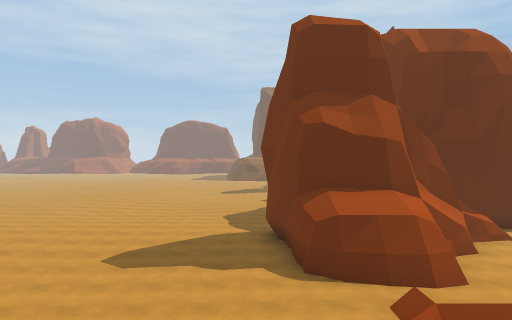
View 1 (above)

23 first-person views from a walk through a scene from a Unity 3-D project. The camera is 1.2 m above the floor, looks level and sees 70° across. The floor is counted in squares, 2 m on a side. Each view is taken from the middle of a square. On the plan, view 1 faces up. The plan holds only what a view shows up to about 10 squares ahead; the rest is blank. The place goes on beyond the plan. The player character is not drawn.

View 2
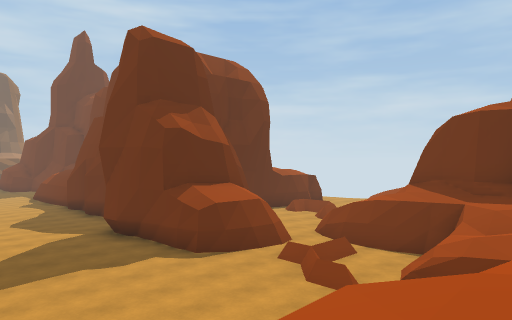

View 3
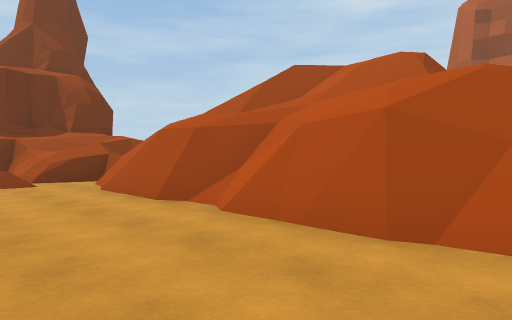

View 4
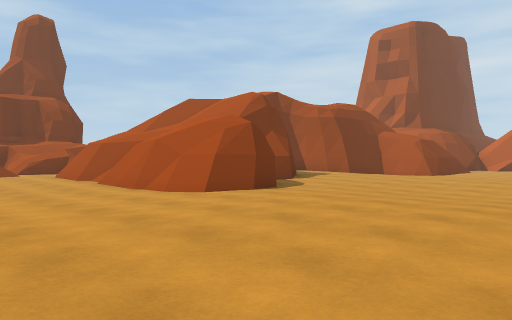

View 5
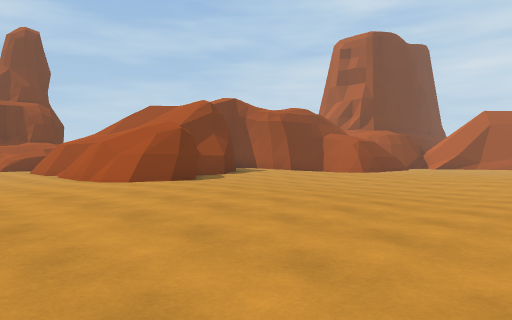

View 6
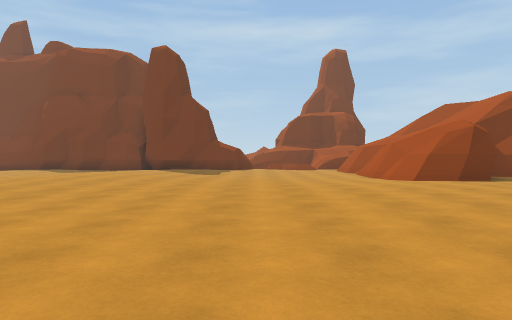

View 7
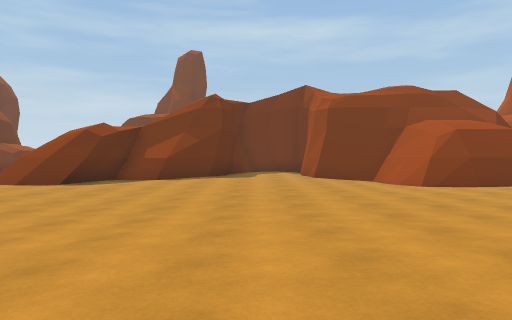

View 8
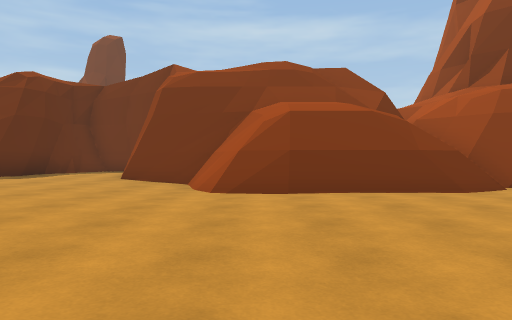

View 9
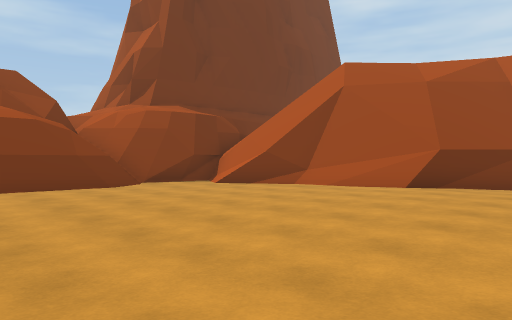

View 10
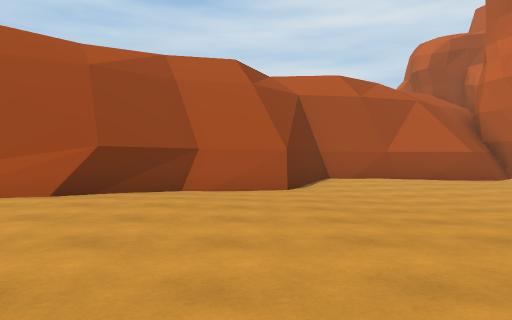

View 11
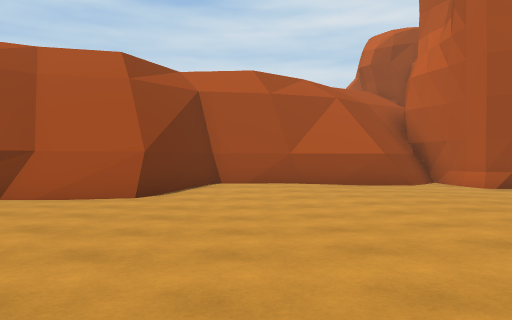

View 12
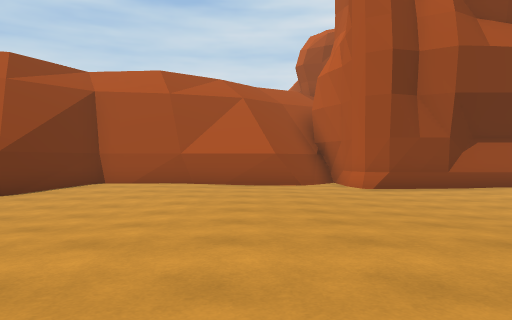

View 13
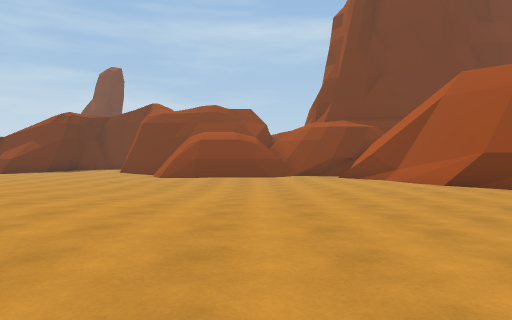

View 14
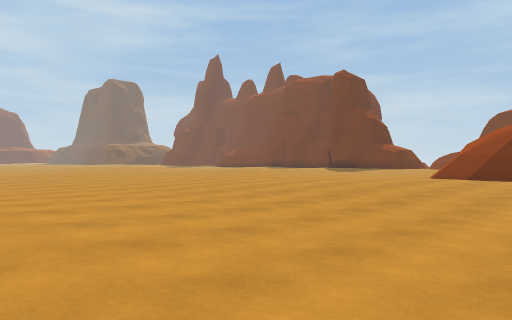

View 15
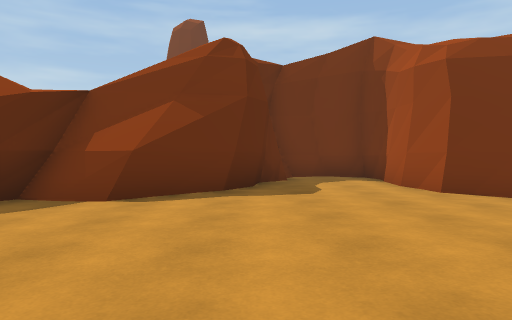

View 16
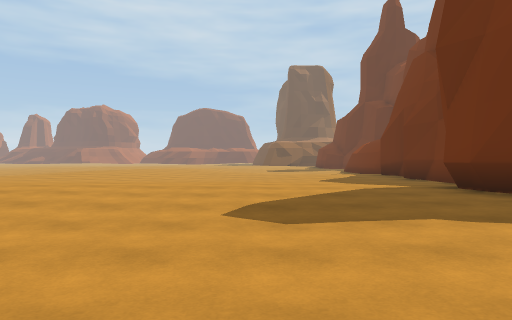

View 17
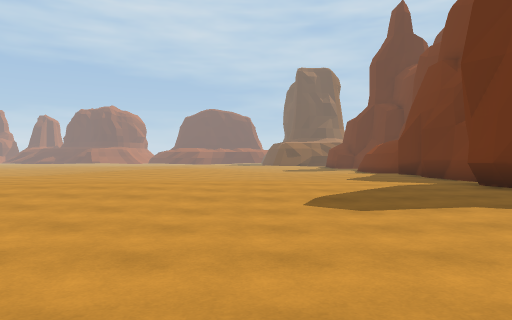

View 18
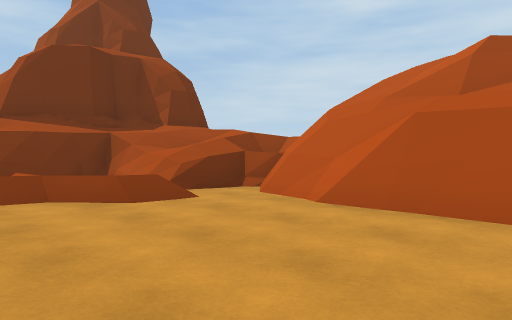

View 19
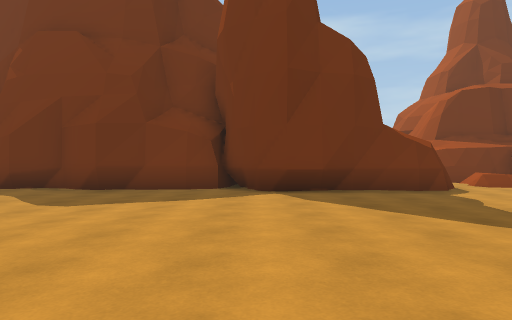

View 20
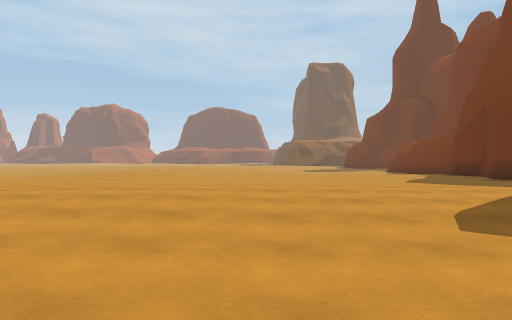

View 21
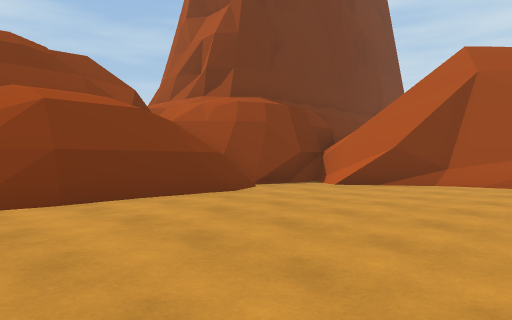

View 22
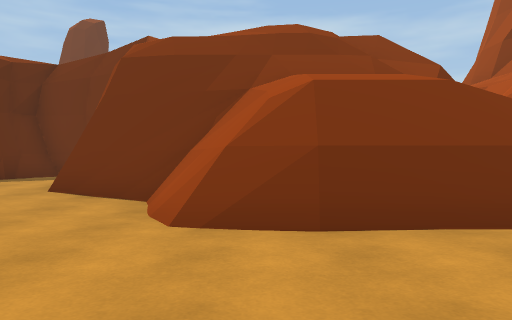

View 23
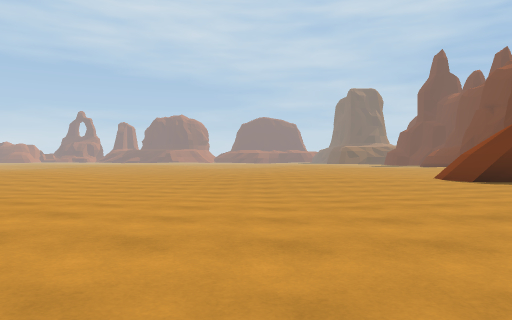

### Floor plan
Key: @ floor where view 1 was taken; # wall or solid block; . main floor; : floor 0.25 m higher than the main floor; - floor 0.25 m lower than the main floor; + floor 0.5 m higher than the main floor; * floor 4.25 m higher than the main floor; % floor 4.5 m higher than the main floor; & floor 4.75 m higher than the main floor; / step, stairs or slope; = window, fence, low wall or low ledge; ^ raised ledge; v drop or lower ground.
Columns run from 26 left of view 1 to 4 right of it. Each row starts with its distance up from view 1.
 15                ::::.........#
 14                :::..........#
 13                :::::........#
 12                 ::::::::::::#
 11                 ::+++::::::##
 10               .:::+++::::::#
  9          ..  ...:::::::::::#
  8          .......::::.....::#
  7          ......:::.........####
  6         .......::..........:/#=
  5         .......::...........//#
  4         ......:::...........=.#
  3         ......:::..........:#=#
  2         .......::../======/=###
  1        ...........=/////////##
  0        .....-.....=#//////@/=#
 -1        ...----.....##///=///=#
 -2        ....----....:#^////// =
 -3          ....-....:::#/// //
 -4          ........::::###v
 -5          :::....::::++++//
 -6           ::....:::::++++#
 -7            :........:#####
 -8            :......../##//
 -9          ::........===//
-10         ::........=#/#=/
-11       .::....-....v///=/
-12      ::::....-....v/////
-13     :::::.........=//=/v
-14    :::::........../#==v
-15   :::::............#=*%%&
-16   .:::.............#%=####
-17  ...:...........#### #^
-18 .............####^
-19 ............##
-20 ..........###
-21 .........##
-22 ##.....:/#
-23  #.#######

Positions as (right, up) in squares from view 1, and headings:
1: (0, 0), facing up
2: (-4, 0), facing up-right
3: (-7, 5), facing down-right
4: (-13, 6), facing down-right
5: (-16, 6), facing down-right
6: (-17, 6), facing right
7: (-17, -5), facing right
8: (-14, -10), facing right
9: (-16, -10), facing down-right
10: (-16, -12), facing down
11: (-19, -13), facing down
12: (-22, -13), facing down
13: (-22, -13), facing right
14: (-19, -2), facing up-right
15: (-11, -4), facing right
16: (-3, 4), facing up
17: (-4, 3), facing up
18: (-3, 6), facing down-right
19: (-7, 11), facing right
20: (-5, 5), facing up
21: (-13, -9), facing down-right
22: (-11, -10), facing right
23: (-13, -9), facing up
